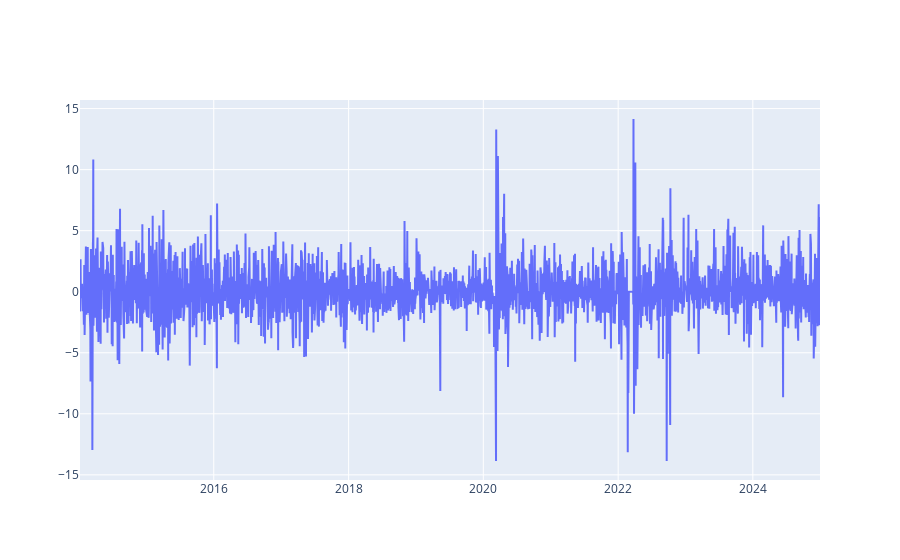

Write notebook code for a chart like this one.
### Code cell
data_moex = pd.read_csv("data/returns_of_stok.csv", index_col="TRADEDATE", parse_dates=["TRADEDATE"])
data_moex = data_moex['MOEX'][data_moex.index  >= "2014-01-01 00:00:00"]
data_moex = (np.exp(data_moex) -1) * 100
fig = go.Figure()
fig.add_trace(go.Scatter(y=data_moex, x=data_moex.index, mode="lines", name="MOEX"))
fig

### Figure 1 — Plotly figure (JSON) as saved in the notebook; plotly's stock layout.template omitted (floating-point values rounded to 4 significant figures; data arrays with more than 128 entries replaced by an {"elided": "..."} marker saying what was removed)
{"data": [{"mode": "lines", "name": "MOEX", "type": "scatter", "x": {"elided": "2777 str values"}, "y": {"elided": "2777 float values"}}], "layout": {}}
